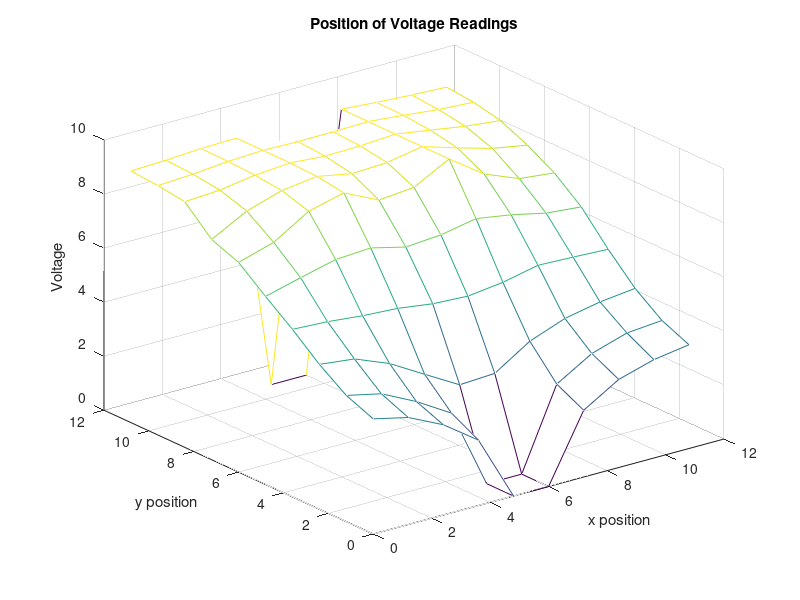
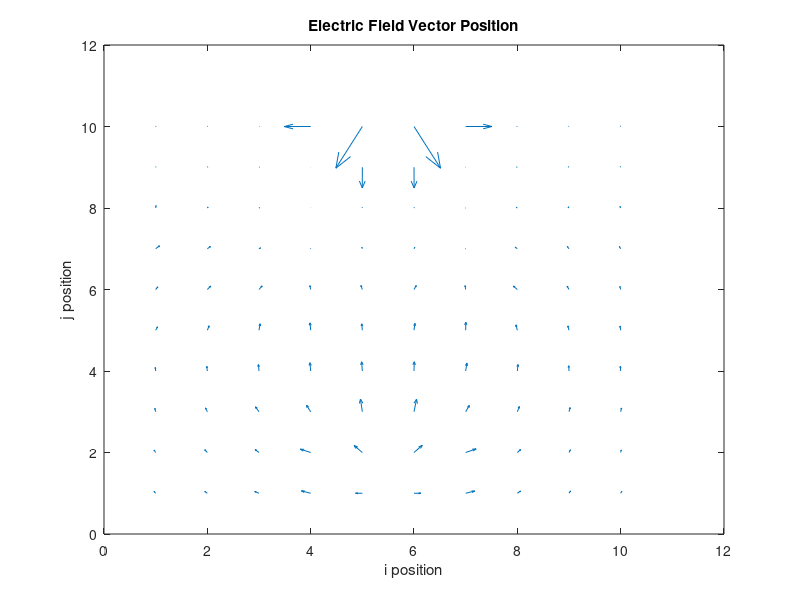

These figures' MATLAB source, in order:
%% This code for a lab in E&M Physics uses data collected from an electrically 
%charged plate and estimates the position on the electrical field lines

%%
x=[0:1.2:10.8];
y=[0:1.2:10.8];
z=[4.26	3.96 3.34 2.42 0 0 2.47	3.26 3.64 3.84;
4.67 4.38 3.74 2.96 0 0 2.98 3.76 4.17 4.28;
5.36 5.21 4.69 3.94 3.2 3.27 4.11 4.6 4.86 5.01;
6.2	6.13 6 5.92 5.74 5.67 5.83 6.109 6.06 6;
6.96 7.3 7.62 7.7 7.38 7.48 7.73 7.52 7.23 7.11;
7.76 8.15 8.95 9.28 8.66 8.78 9.48 8.57 8.05 7.91;
8.15 8.85 9.26 9.43 9.18 9.24 9.48 9.08 8.71 8.48;
9.09 9.17 9.37 9.47 9.37 9.4 9.48 9.28 9.07 8.93;
9.23 9.3 9.42 9.48 9.45 9.46 9.49 9.37 9.23 9.15;
9.31 9.36 9.44 9.47 0 0 9.49 9.39 9.31 9.25];

figure 
mesh(x,y,z)
xlabel('x position')
ylabel('y position')
zlabel('Voltage')
title('Position of Voltage Readings')


%% quiver


for i=1:1:9
    for j=1:1:9
        Ex(i,j)=(z(i+1,j)-z(i,j))/(x(i+1)-y(i));
    end
end


for i=1:1:9
    for j=1:1:9
        Ey(i,j)=(z(i,j+1)-z(i,j))/(y(j+1)-y(j));
    end
end

figure 
[ii,jj] = gradient(z)
quiver(ii,jj)
xlabel('i position')
ylabel('j position')
title('Electric Field Vector Position')